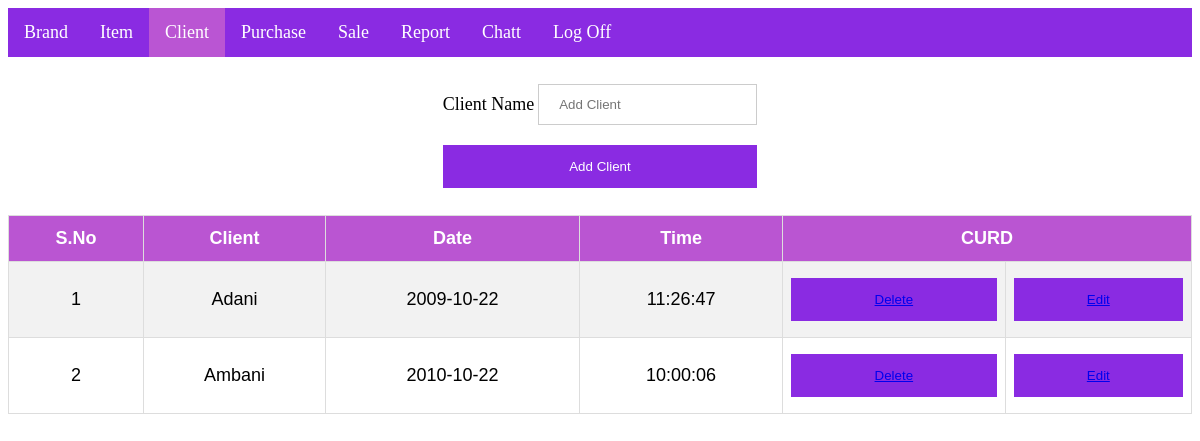
The page /client.php?id=1&email=ykj on the database its author committed.
### tables this page shows
CREATE TABLE `client` (
  `id` int(20) NOT NULL,
  `client` varchar(30) NOT NULL,
  `date` date NOT NULL,
  `time` time NOT NULL,
  `uid` int(20) NOT NULL
);

### client.php (the view, shortened to what this page needs)
<!DOCTYPE html>
<html>
<body>
<head>
</head>
<?php
        $id=$_GET['id'];
        $email=$_GET['email'];
        $server="localhost";
        $username="root";
        $password="";
        $dbname="nimo";
        $con=mysqli_connect($server,$username,$password,$dbname);
                $sql = "SELECT id FROM signup WHERE email = '$email'";
                $result=$con->query($sql);
                $row=mysqli_fetch_array($result);
?>
<ul>
<?php
echo"
<li><a href='http://localhost/nimo/home.php?id=$email'>Brand</a></li>
<li><a href='http://localhost/nimo/item.php?id=$row[id]&email=$email'>Item</a></li>
<li><a class='active'>Client</a></li>
<li><a href='http://localhost/nimo/pur.php?id=$row[id]&email=$email'>Purchase</a></li>
<li><a href='http://localhost/nimo/sale.php?id=$row[id]&email=$email'>Sale</a></li>
<li><a href='http://localhost/nimo/repo.php?id=$row[id]&email=$email'>Report</a></li>
<li><a href='http://localhost/nimo/msg.php?id=$row[id]&email=$email'>Chatt</a></li>
<li class='topics'><a href='http://localhost/nimo/login.php'>Log Off</a></li>
";
?>
</ul>
<form method="post">
<div class="container">
  <table class="center">
        <tr>
        <td><label for="client">Client Name</label></td>
        <td><input type="text" placeholder="Add Client" name="client" ></td>
        </tr>
        <tr>
        <td colspan="2"><button type="submit" name="submit">Add Client</button></td>
        </tr>
  </table>
</div>
<table id="customers">
<tr>
    <th>S.No</th>
    <th>Client</th>
    <th>Date</th>
    <th>Time</th>
    <th colspan="2">CURD</th>
  </tr>
<?php
      $sql="SELECT * FROM client WHERE uid = '$id'";
      $result=$con->query($sql);
      $no=1;
      while($row=$result->fetch_assoc())
      {
        echo"
        <tr>
          <td>".$no."</td>
          <td>".$row["client"]."</td>
          <td>".$row["date"]."</td>
          <td>".$row["time"]."</td>
          <td> <button><a href='http://localhost/nimo/clientdel.php?id=$row[id]'>Delete</a></button></td>
          <td> <button><a href='http://localhost/nimo/clientins.php?id=$row[id]&email=$email'>Edit</a></button></td>
        </tr>
        ";
        $no++;
      }
?>
</table>
</body>
</html>

### client.php (style rules this page uses)
body { font-size: 18px; }
table.center { margin-left: auto; margin-right: auto; }
#customers { font-family: Arial, Helvetica, sans-serif; border-collapse: collapse; width: 100%; }
#customers td, #customers th { border: 1px solid #ddd; padding: 8px; text-align: center; }
#customers tr:nth-child(even) { background-color: #f2f2f2; }
#customers th { padding-top: 12px; padding-bottom: 12px; text-align: center; background-color: #BA55D2; color: white; }
ul { list-style-type: none; margin: 0; padding: 0; overflow: hidden; background-color: #8A2BE2; position: -webkit-sticky; position: sticky; top: 0; }
li { float: left; }
li a { display: block; color: white; text-align: center; padding: 14px 16px; text-decoration: none; }
.active { background-color: #BA55D3; }
input[type=text], input[type=password], select { width: 30; padding: 12px 20px; margin: 8px 0; display: inline-block; border: 1px solid #ccc; box-sizing: border-box; }
button { background-color: #8A2BE2; color: white; padding: 14px 20px; margin: 8px 0; border: none; cursor: pointer; width: 100%; text-decoration: none; }
.container { padding: 16px; }
.topics { float: left; }

### rows shown on the page
client: client "Adani", date "2009-10-22", time "11:26:47"
client: client "Ambani", date "2010-10-22", time "10:00:06"
